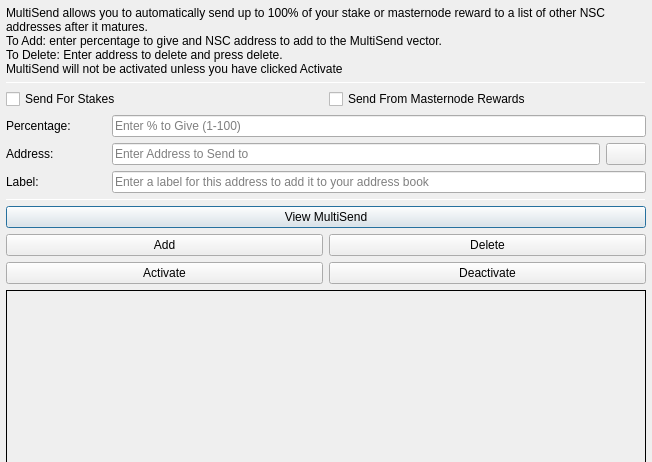
<?xml version="1.0" encoding="UTF-8"?>
<ui version="4.0">
 <class>MultiSendDialog</class>
 <widget class="QDialog" name="MultiSendDialog">
  <property name="windowModality">
   <enum>Qt::NonModal</enum>
  </property>
  <property name="geometry">
   <rect>
    <x>0</x>
    <y>0</y>
    <width>652</width>
    <height>300</height>
   </rect>
  </property>
  <property name="windowTitle">
   <string>MultiSend</string>
  </property>
  <layout class="QVBoxLayout" name="verticalLayout" stretch="0">
   <property name="leftMargin">
    <number>6</number>
   </property>
   <property name="topMargin">
    <number>6</number>
   </property>
   <property name="rightMargin">
    <number>6</number>
   </property>
   <property name="bottomMargin">
    <number>6</number>
   </property>
   <item>
    <layout class="QVBoxLayout" name="verticalLayout_Main" stretch="1,1,1,0,1,1,1">
     <item>
      <widget class="QLabel" name="label_2">
       <property name="lineWidth">
        <number>1</number>
       </property>
       <property name="text">
        <string>MultiSend allows you to automatically send up to 100% of your stake or masternode reward to a list of other NSC addresses after it matures.
To Add: enter percentage to give and NSC address to add to the MultiSend vector.
To Delete: Enter address to delete and press delete.
MultiSend will not be activated unless you have clicked Activate</string>
       </property>
       <property name="alignment">
        <set>Qt::AlignLeading|Qt::AlignLeft|Qt::AlignTop</set>
       </property>
       <property name="wordWrap">
        <bool>true</bool>
       </property>
      </widget>
     </item>
     <item>
      <widget class="Line" name="line">
       <property name="minimumSize">
        <size>
         <width>0</width>
         <height>1</height>
        </size>
       </property>
       <property name="maximumSize">
        <size>
         <width>16777215</width>
         <height>1</height>
        </size>
       </property>
       <property name="orientation">
        <enum>Qt::Horizontal</enum>
       </property>
      </widget>
     </item>
     <item>
      <layout class="QVBoxLayout" name="verticalLayout_Settings">
       <item>
        <layout class="QHBoxLayout" name="horizontalLayout">
         <item>
          <widget class="QCheckBox" name="multiSendStakeCheckBox">
           <property name="text">
            <string>Send For Stakes</string>
           </property>
          </widget>
         </item>
         <item>
          <widget class="QCheckBox" name="multiSendMasternodeCheckBox">
           <property name="text">
            <string>Send From Masternode Rewards</string>
           </property>
          </widget>
         </item>
        </layout>
       </item>
       <item>
        <layout class="QHBoxLayout" name="horizontalLayout_6">
         <item>
          <widget class="QLabel" name="label">
           <property name="minimumSize">
            <size>
             <width>100</width>
             <height>0</height>
            </size>
           </property>
           <property name="toolTip">
            <string>Percentage of stake to send</string>
           </property>
           <property name="text">
            <string>Percentage:</string>
           </property>
          </widget>
         </item>
         <item>
          <widget class="QLineEdit" name="multiSendPercentEdit">
           <property name="toolTip">
            <string>Enter whole numbers 1 - 100</string>
           </property>
           <property name="placeholderText">
            <string>Enter % to Give (1-100)</string>
           </property>
          </widget>
         </item>
        </layout>
       </item>
       <item>
        <layout class="QHBoxLayout" name="horizontalLayout_7">
         <item>
          <widget class="QLabel" name="label_5">
           <property name="minimumSize">
            <size>
             <width>100</width>
             <height>0</height>
            </size>
           </property>
           <property name="toolTip">
            <string>Address to send portion of stake to</string>
           </property>
           <property name="text">
            <string>Address:</string>
           </property>
          </widget>
         </item>
         <item>
          <widget class="QLineEdit" name="multiSendAddressEdit">
           <property name="toolTip">
            <string/>
           </property>
           <property name="placeholderText">
            <string>Enter Address to Send to</string>
           </property>
          </widget>
         </item>
         <item>
          <widget class="QPushButton" name="addressBookButton">
           <property name="maximumSize">
            <size>
             <width>16777215</width>
             <height>32</height>
            </size>
           </property>
           <property name="toolTip">
            <string>Choose an address from the address book</string>
           </property>
           <property name="text">
            <string/>
           </property>
           <property name="icon">
            <iconset resource="../nscoin.qrc">
             <normaloff>:/icons/address-book</normaloff>:/icons/address-book</iconset>
           </property>
           <property name="shortcut">
            <string>Alt+A</string>
           </property>
           <property name="autoDefault">
            <bool>false</bool>
           </property>
          </widget>
         </item>
        </layout>
       </item>
      </layout>
     </item>
     <item>
      <layout class="QHBoxLayout" name="horizontalLayout_3">
       <item>
        <widget class="QLabel" name="label_3">
         <property name="minimumSize">
          <size>
           <width>100</width>
           <height>0</height>
          </size>
         </property>
         <property name="text">
          <string>Label:</string>
         </property>
        </widget>
       </item>
       <item>
        <widget class="QLineEdit" name="labelAddressLabelEdit">
         <property name="placeholderText">
          <string>Enter a label for this address to add it to your address book</string>
         </property>
        </widget>
       </item>
      </layout>
     </item>
     <item>
      <widget class="Line" name="line_2">
       <property name="minimumSize">
        <size>
         <width>0</width>
         <height>1</height>
        </size>
       </property>
       <property name="maximumSize">
        <size>
         <width>16777215</width>
         <height>1</height>
        </size>
       </property>
       <property name="orientation">
        <enum>Qt::Horizontal</enum>
       </property>
      </widget>
     </item>
     <item>
      <layout class="QVBoxLayout" name="verticalLayout_Buttons">
       <item>
        <layout class="QHBoxLayout" name="horizontalLayout_4">
         <item>
          <widget class="QPushButton" name="viewButton">
           <property name="toolTip">
            <string/>
           </property>
           <property name="statusTip">
            <string>View MultiSend Vector</string>
           </property>
           <property name="text">
            <string>View MultiSend</string>
           </property>
          </widget>
         </item>
        </layout>
       </item>
       <item>
        <layout class="QHBoxLayout" name="horizontalLayout_2">
         <item>
          <widget class="QPushButton" name="addButton">
           <property name="toolTip">
            <string/>
           </property>
           <property name="statusTip">
            <string>Add to MultiSend Vector</string>
           </property>
           <property name="text">
            <string>Add</string>
           </property>
          </widget>
         </item>
         <item>
          <widget class="QPushButton" name="deleteButton">
           <property name="toolTip">
            <string/>
           </property>
           <property name="statusTip">
            <string>Delete Address From MultiSend Vector</string>
           </property>
           <property name="text">
            <string>Delete</string>
           </property>
          </widget>
         </item>
        </layout>
       </item>
       <item>
        <layout class="QHBoxLayout" name="horizontalLayout_5">
         <item>
          <widget class="QPushButton" name="activateButton">
           <property name="statusTip">
            <string>Activate MultiSend</string>
           </property>
           <property name="text">
            <string>Activate</string>
           </property>
          </widget>
         </item>
         <item>
          <widget class="QPushButton" name="disableButton">
           <property name="statusTip">
            <string>Deactivate MultiSend</string>
           </property>
           <property name="text">
            <string>Deactivate</string>
           </property>
          </widget>
         </item>
        </layout>
       </item>
      </layout>
     </item>
     <item>
      <widget class="QLabel" name="message">
       <property name="minimumSize">
        <size>
         <width>0</width>
         <height>180</height>
        </size>
       </property>
       <property name="frameShape">
        <enum>QFrame::Panel</enum>
       </property>
       <property name="frameShadow">
        <enum>QFrame::Plain</enum>
       </property>
       <property name="lineWidth">
        <number>1</number>
       </property>
       <property name="midLineWidth">
        <number>1</number>
       </property>
       <property name="text">
        <string/>
       </property>
       <property name="alignment">
        <set>Qt::AlignLeading|Qt::AlignLeft|Qt::AlignTop</set>
       </property>
       <property name="wordWrap">
        <bool>true</bool>
       </property>
      </widget>
     </item>
    </layout>
   </item>
  </layout>
 </widget>
 <resources>
  <include location="../nscoin.qrc"/>
 </resources>
 <connections/>
</ui>
